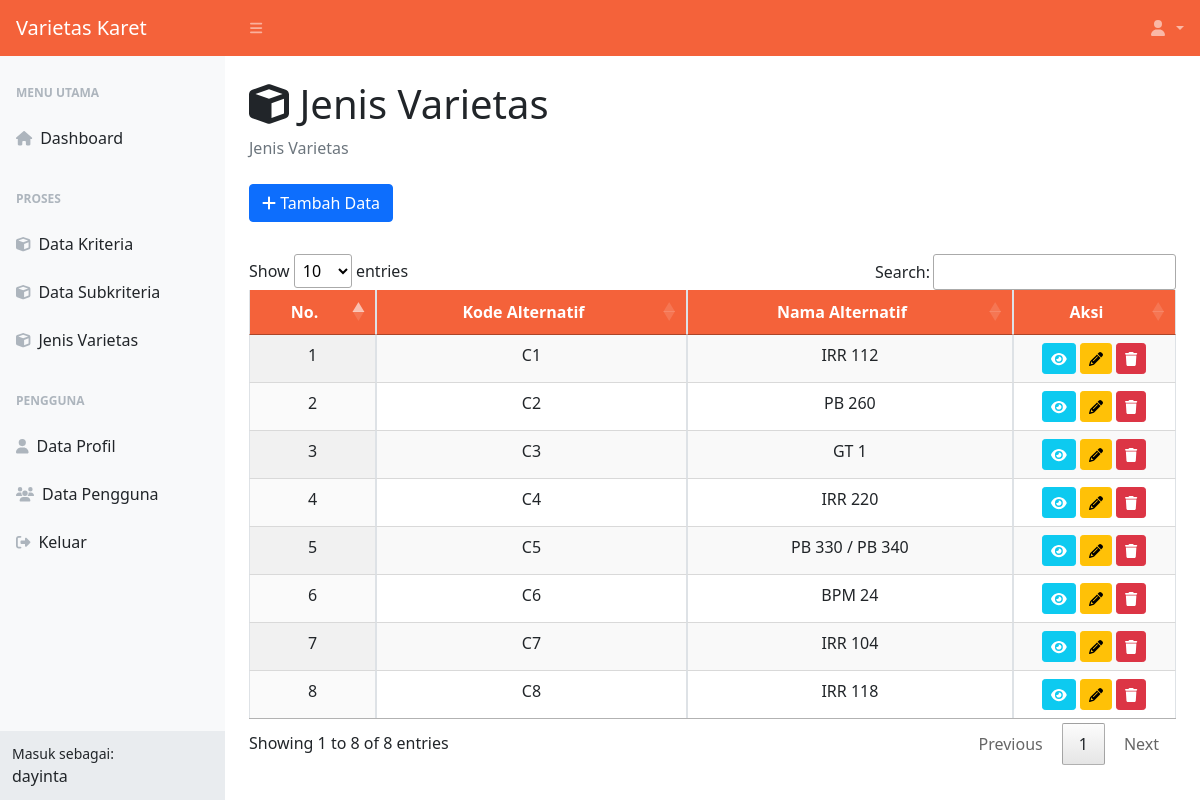
The page /jenis-varietas.php (signed in) on the database its author committed.
### tables this page shows
CREATE TABLE `alternatif` (
  `id_alternatif` int(11) NOT NULL,
  `kode_alternatif` varchar(10) NOT NULL,
  `nama_alternatif` varchar(25) NOT NULL
);

### jenis-varietas.php (the view, shortened to what this page needs)
<?php
include 'koneksi.php';
?>
<!DOCTYPE html>
<html lang="en">
<head>
    <link href="css/styles_dash.css" rel="stylesheet" />
    <link rel="stylesheet" type="text/css" href="css/jquery.dataTables.css">
</head>
<body class="sb-nav-fixed">
    <nav class="sb-topnav navbar navbar-expand navbar-dark bg-primary hstack gap-3">
        <a class="navbar-brand ps-3" href="menu-utama.php">Varietas Karet</a>
        <button class="btn btn-link btn-sm order-1 order-lg-0 me-4 me-lg-0" id="sidebarToggle" href="#!">
            <i class="fas fa-bars"></i>
        </button>
        <ul class="navbar-nav ms-auto pe-2">
            <li class="nav-item dropdown">
                <a class="nav-link dropdown-toggle" id="navbarDropdown" href="#" role="button" data-bs-toggle="dropdown" aria-expanded="false">
                    <i class="fas fa-user fa-fw"></i>
                </a>
            </li>
        </ul>
    </nav>
    <div id="layoutSidenav">
        <div id="layoutSidenav_nav">
            <nav class="sb-sidenav accordion sb-sidenav-light" id="sidenavAccordion">
                <div class="sb-sidenav-menu">
                    <div class="nav">
                        <div class="sb-sidenav-menu-heading">Menu Utama</div>
                        <a class="nav-link" href="menu-utama.php">
                            <div class="sb-nav-link-icon"><i class="fas fa-home"></i></div>
                            Dashboard
                        </a>
                        <div class="sb-sidenav-menu-heading">Proses</div>
                        <?php
                        if ($_SESSION['level'] == "Admin") {
                            echo "
                            <a class='nav-link' href='data-kriteria.php'>
                                <div class='sb-nav-link-icon'><i class='fas fa-cube'></i></div>
                                Data Kriteria
                            </a>
                            <a class='nav-link' href='data-subkriteria.php'>
                                <div class='sb-nav-link-icon'><i class='fas fa-cube'></i></div>
                                Data Subkriteria
                            </a>
                            ";
                        }
                        ?>
                        <a class="nav-link" href="jenis-varietas.php">
                            <div class="sb-nav-link-icon"><i class="fas fa-cube"></i></div>
                            Jenis Varietas
                        </a>
                        <div class="sb-sidenav-menu-heading">Pengguna</div>
                        <a class="nav-link" href="data-profile.php">
                            <div class="sb-nav-link-icon"><i class="fas fa-user"></i></div>
                            Data Profil
                        </a>
                        <?php
                        if ($_SESSION['level'] == "Admin") {
                            echo "
                            <a class='nav-link' href='data-pengguna.php'>
                                <div class='sb-nav-link-icon'><i class='fas fa-users'></i></div>
                                Data Pengguna
                            </a>
                            ";
                        }
                        ?>
                        <a class="nav-link" href="#" data-bs-toggle="modal" data-bs-target="#keluar">
                            <div class="sb-nav-link-icon"><i class="fas fa-sign-out-alt"></i></div>
                            Keluar
                        </a>
                    </div>
                </div>
                <div class="sb-sidenav-footer">
                    <div class="small">Masuk sebagai:</div>
                    <?= $_SESSION['username']; ?>
                </div>
            </nav>
        </div>
        <div id="layoutSidenav_content">
            <main>
                <div class="container-fluid px-4">
                    <h1 class="mt-4"><i class="fas fa-cube"></i> Jenis Varietas</h1>
                    <ol class="breadcrumb mb-4">
                        <li class="breadcrumb-item active">Jenis Varietas</li>
                    </ol>
                    <div class="row">
                        <div class="col-sm-12">
                            <?php if ($_SESSION['level'] == "Admin") { ?>
                            <a class="btn btn-primary mb-3" data-bs-toggle="modal" data-bs-target="#tambah_data">
                                <i class="fas fa-plus"></i> Tambah Data
                            </a>
                            <?php } ?>
                            <div class="table-responsive mt-3">
                                <table id="jenis-varietas" class="table table-bordered display" width="100%">
                                    <thead class="bg-primary">
                                        <tr>
                                            <th class="text-center text-white">No.</th>
                                            <th class="text-center text-white">Kode Alternatif</th>
                                            <th class="text-center text-white">Nama Alternatif</th>
                                            <th class="text-center text-white">Aksi</th>
                                        </tr>
                                    </thead>
                                    <tbody>
                                        <?php
                                        $query = mysqli_query($koneksi, "SELECT * FROM alternatif ORDER BY id_alternatif");
                                        $no = 1;
                                        while ($baris = mysqli_fetch_array($query)) {
                                        ?>
                                            <tr>
                                                <td class="text-center"><?= $no; ?></td>
                                                <td class="text-center"><?= $baris['kode_alternatif']; ?></td>
                                                <td class="text-center"><?= $baris['nama_alternatif']; ?></td>
                                                <td class="text-center">
                                                    <div class="d-flex justify-content-center gap-1">
                                                        <a class="btn btn-info btn-sm"
                                                           data-bs-toggle="modal"
                                                           data-bs-target="#view_data<?= $baris['id_alternatif']; ?>">
                                                            <i class="fas fa-eye text-white"></i>
                                                        </a>
                                                        <?php if ($_SESSION['level'] == "Admin") { ?>
                                                            <a class="btn btn-warning btn-sm"
                                                               data-bs-toggle="modal"
                                                               data-bs-target="#edit_data<?= $baris['id_alternatif']; ?>">
                                                                <i class="fas fa-pencil"></i>
                                                            </a>
                                                            <a class="btn btn-danger btn-sm"
                                                               data-bs-toggle="modal"
                                                               data-bs-target="#hapus_data<?= $baris['id_alternatif']; ?>">
                                                                <i class="fas fa-trash"></i>
                                                            </a>
                                                        <?php } ?>
                                                    </div>
                                                </td>
                                            </tr>
                                        <?php
                                            $no++;
                                        }
                                        ?>
                                    </tbody>
                                </table>
                            </div>
                        </div>
                    </div>
                </div>
            </main>
        </div>
    </div>
</body>
</html>

### rows shown on the page
alternatif: kode_alternatif "C1", nama_alternatif "IRR 112"
alternatif: kode_alternatif "C2", nama_alternatif "PB 260"
alternatif: kode_alternatif "C3", nama_alternatif "GT 1"
alternatif: kode_alternatif "C4", nama_alternatif "IRR 220"
alternatif: kode_alternatif "C5", nama_alternatif "PB 330 / PB 340"
alternatif: kode_alternatif "C6", nama_alternatif "BPM 24"
alternatif: kode_alternatif "C7", nama_alternatif "IRR 104"
alternatif: kode_alternatif "C8", nama_alternatif "IRR 118"

### other values the page prints
$_SESSION['username'] "dayinta"
